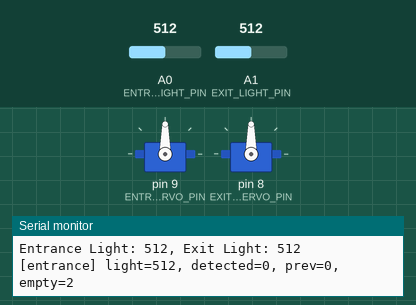
Recording of a sketch running on a simulated Arduino Uno, built with avr-gcc and run on an emulated ATmega328P. Parts: 2 × servo, the last lines printed to the serial monitor. Inputs (shaded band) come from the test bench; at power-on: A0 (ENTRANCE_LIGHT_PIN) = 512, A1 (EXIT_LIGHT_PIN) = 512.

Above: at 3.3 s.
3.4 s: A0 (ENTRANCE_LIGHT_PIN) set to 219
4.9 s: A0 (ENTRANCE_LIGHT_PIN) set to 189
At 5.6 s:
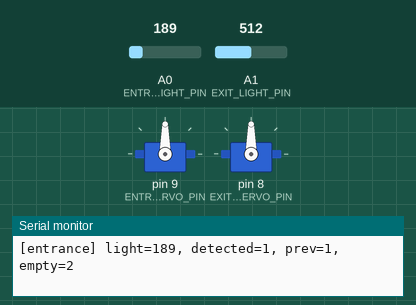
6.5 s: A1 (EXIT_LIGHT_PIN) set to 217
At 8.15 s:
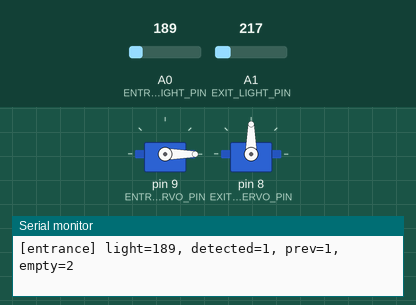
9.5 s: A1 (EXIT_LIGHT_PIN) set to 188
At 9.73 s:
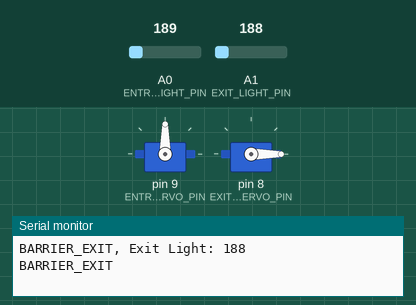
Timing chart, 0 to 14.6 s (numbered marks = the images above; inputs shaded):
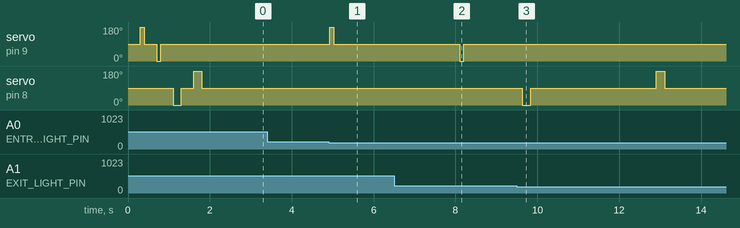

The sketch:

uno_gate.ino
```cpp
#include <Servo.h>

const int ENTRANCE_LIGHT_PIN = A0;
const int EXIT_LIGHT_PIN = A1;
const int ENTRANCE_SERVO_PIN = 9;
const int EXIT_SERVO_PIN = 8;

const int LIGHT_BLOCKED_THRESHOLD = 200;
const int SERVO_STOP_ANGLE = 90;
const int ENTRANCE_SERVO_OPEN_ROTATE_ANGLE = 180;
const int ENTRANCE_SERVO_CLOSE_ROTATE_ANGLE = 0;
const int EXIT_SERVO_OPEN_ROTATE_ANGLE = 0;
const int EXIT_SERVO_CLOSE_ROTATE_ANGLE = 180;
const unsigned long ENTRANCE_SERVO_ROTATE_TIME_MS = 100;
const unsigned long EXIT_SERVO_ROTATE_TIME_MS = 200;
const unsigned long GATE_OPEN_TIME_MS = 3000;
const unsigned long LIGHT_LOG_INTERVAL_MS = 500;

Servo entranceBarrierServo;
Servo exitBarrierServo;

enum BarrierPhase {
  BARRIER_STOPPED,
  BARRIER_OPENING,
  BARRIER_OPEN,
  BARRIER_CLOSING
};

struct BarrierState {
  Servo* servo;
  BarrierPhase phase;
  unsigned long changedAt;
  bool clockwise;
  unsigned long rotateTimeMs;
};

BarrierState entranceBarrier = {&entranceBarrierServo, BARRIER_STOPPED, 0, false, ENTRANCE_SERVO_ROTATE_TIME_MS};
BarrierState exitBarrier = {&exitBarrierServo, BARRIER_STOPPED, 0, true, EXIT_SERVO_ROTATE_TIME_MS};

int cachedEmptySlots = 2;
bool previousEntranceDetected = false;
bool previousExitDetected = false;
unsigned long lastLightLoggedAt = 0;
bool startupServoTestDone = false;

/**
 * 서보를 정지 상태로 맞춘다.
 * @param {Servo&} barrierServo - 제어할 서보
 * @returns {void} 반환값 없음
 */
void stopGateServo(Servo& barrierServo) {
  barrierServo.write(SERVO_STOP_ANGLE);
}

/**
 * 차단기 개방 동작을 시작한다.
 * @param {BarrierState&} barrier - 차단기 상태
 * @returns {void} 반환값 없음
 */
void startOpeningGate(BarrierState& barrier) {
  barrier.servo->write(barrier.clockwise ? EXIT_SERVO_OPEN_ROTATE_ANGLE : ENTRANCE_SERVO_OPEN_ROTATE_ANGLE);
  barrier.phase = BARRIER_OPENING;
  barrier.changedAt = millis();
}

/**
 * 차단기 폐쇄 동작을 시작한다.
 * @param {BarrierState&} barrier - 차단기 상태
 * @returns {void} 반환값 없음
 */
void startClosingGate(BarrierState& barrier) {
  barrier.servo->write(barrier.clockwise ? EXIT_SERVO_CLOSE_ROTATE_ANGLE : ENTRANCE_SERVO_CLOSE_ROTATE_ANGLE);
  barrier.phase = BARRIER_CLOSING;
  barrier.changedAt = millis();
}

/**
 * 서보가 지정 시간 동안만 움직이도록 상태를 갱신한다.
 * @param {BarrierState&} barrier - 차단기 상태
 * @returns {void} 반환값 없음
 */
void updateGate(BarrierState& barrier) {
  unsigned long elapsed = millis() - barrier.changedAt;

  if (barrier.phase == BARRIER_OPENING && elapsed >= barrier.rotateTimeMs) {
    stopGateServo(*barrier.servo);
    barrier.phase = BARRIER_OPEN;
    barrier.changedAt = millis();
    return;
  }

  if (barrier.phase == BARRIER_OPEN && elapsed >= GATE_OPEN_TIME_MS) {
    startClosingGate(barrier);
    return;
  }

  if (barrier.phase == BARRIER_CLOSING && elapsed >= barrier.rotateTimeMs) {
    stopGateServo(*barrier.servo);
    barrier.phase = BARRIER_STOPPED;
  }
}

/**
 * 조도값으로 차량 감지를 판단한다.
 * @param {int} lightValue - 조도센서 값
 * @returns {bool} 차량으로 판단되면 true
 */
bool isVehicleDetectedByLight(int lightValue) {
  return lightValue <= LIGHT_BLOCKED_THRESHOLD;
}

/**
 * 조도값을 0.5초마다 시리얼로 출력한다.
 * @param {int} entranceLightValue - 입구 조도값
 * @param {int} exitLightValue - 출구 조도값
 * @returns {void} 반환값 없음
 */
void logLightValues(int entranceLightValue, int exitLightValue) {
  if (millis() - lastLightLoggedAt < LIGHT_LOG_INTERVAL_MS) {
    return;
  }

  lastLightLoggedAt = millis();
  Serial.print("Entrance Light: ");
  Serial.print(entranceLightValue);
  Serial.print(", Exit Light: ");
  Serial.println(exitLightValue);
}

/**
 * 서버가 보낸 빈자리 수를 반영한다.
 * @param {String} line - 수신한 한 줄
 * @returns {void} 반환값 없음
 */
void handleNodeLine(String line) {
  line.trim();

  if (line.startsWith("EMPTY,")) {
    cachedEmptySlots = line.substring(6).toInt();
  }
}

/**
 * 부팅 직후 차단기 동작 여부를 빠르게 점검한다.
 * @param {BarrierState&} barrier - 점검할 차단기 상태
 * @returns {void} 반환값 없음
 */
void runBarrierStartupTest(BarrierState& barrier) {
  startOpeningGate(barrier);
  delay(barrier.rotateTimeMs);
  stopGateServo(*barrier.servo);
  delay(300);

  startClosingGate(barrier);
  delay(barrier.rotateTimeMs);
  stopGateServo(*barrier.servo);
  barrier.phase = BARRIER_STOPPED;
  barrier.changedAt = millis();
  delay(300);
}

/**
 * 부팅 직후 양쪽 차단기를 한 번씩 시험 동작시킨다.
 * @returns {void} 반환값 없음
 */
void runStartupServoTest() {
  if (startupServoTestDone) {
    return;
  }

  startupServoTestDone = true;
  Serial.println("=== Startup Servo Test Start ===");
  runBarrierStartupTest(entranceBarrier);
  runBarrierStartupTest(exitBarrier);
  Serial.println("=== Startup Servo Test End ===");
}

/**
 * USB Serial에서 서버 메시지를 읽는다.
 * @returns {void} 반환값 없음
 */
void readNodeMessages() {
  while (Serial.available()) {
    String line = Serial.readStringUntil('\n');
    handleNodeLine(line);
  }
}

/**
 * 입구 차량 감지에 따라 차단기를 제어한다.
 * @param {int} entranceLightValue - 입구 조도값
 * @returns {void} 반환값 없음
 */
void handleEntranceVehicle(int entranceLightValue) {
  bool entranceDetected = isVehicleDetectedByLight(entranceLightValue);

  Serial.print("[entrance] light=");
  Serial.print(entranceLightValue);
  Serial.print(", detected=");
  Serial.print(entranceDetected ? "1" : "0");
  Serial.print(", prev=");
  Serial.print(previousEntranceDetected ? "1" : "0");
  Serial.print(", empty=");
  Serial.println(cachedEmptySlots);

  if (entranceDetected && !previousEntranceDetected) {
    Serial.print("ENTRANCE_DETECTED, Entrance Light: ");
    Serial.println(entranceLightValue);

    if (cachedEmptySlots > 0) {
      if (entranceBarrier.phase == BARRIER_STOPPED) {
        startOpeningGate(entranceBarrier);
      }
    } else {
      Serial.println("[entrance] parking full");
      stopGateServo(entranceBarrierServo);
      entranceBarrier.phase = BARRIER_STOPPED;
    }
  }

  previousEntranceDetected = entranceDetected;
}

/**
 * 출구 차량 감지에 따라 차단기를 제어한다.
 * @param {int} exitLightValue - 출구 조도값
 * @returns {void} 반환값 없음
 */
void handleExitVehicle(int exitLightValue) {
  bool exitDetected = isVehicleDetectedByLight(exitLightValue);

  if (exitDetected && !previousExitDetected) {
    Serial.print("BARRIER_EXIT, Exit Light: ");
    Serial.println(exitLightValue);
    Serial.println("BARRIER_EXIT");

    if (exitBarrier.phase == BARRIER_STOPPED) {
      startOpeningGate(exitBarrier);
    }
  }

  previousExitDetected = exitDetected;
}

/**
 * 입구와 출구 차단기를 초기화한다.
 * @returns {void} 반환값 없음
 */
void setup() {
  Serial.begin(9600);

  entranceBarrierServo.attach(ENTRANCE_SERVO_PIN);
  exitBarrierServo.attach(EXIT_SERVO_PIN);
  stopGateServo(entranceBarrierServo);
  stopGateServo(exitBarrierServo);

  delay(300);
  runStartupServoTest();
}

/**
 * 입구와 출구 센서 값을 계속 읽는다.
 * @returns {void} 반환값 없음
 */
void loop() {
  int entranceLightValue = analogRead(ENTRANCE_LIGHT_PIN);
  int exitLightValue = analogRead(EXIT_LIGHT_PIN);

  readNodeMessages();
  logLightValues(entranceLightValue, exitLightValue);
  handleEntranceVehicle(entranceLightValue);
  handleExitVehicle(exitLightValue);
  updateGate(entranceBarrier);
  updateGate(exitBarrier);
  delay(100);
}
```

Measured:
- the behaviour switches between 201 and 200 on A1 (EXIT_LIGHT_PIN) (found by bisection; images 2 and 3)
- after the input at 4.9 s, servo on pin 9 (ENTRANCE_SERVO_PIN): 90° → 180° at once, → 90° 0.10 s later
- after the input at 9.5 s, servo on pin 8 (EXIT_SERVO_PIN): 90° → 0° after 0.13 s, → 90° 0.20 s later, → 180° 3.1 s later, → 90° 0.20 s later
